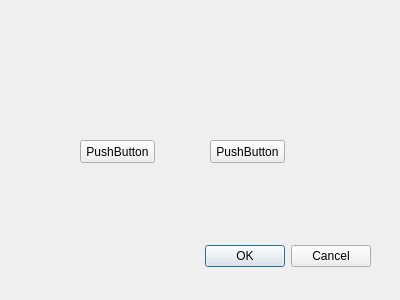
<?xml version="1.0" encoding="UTF-8"?>
<ui version="4.0">
 <class>Dialog</class>
 <widget class="QDialog" name="Dialog">
  <property name="geometry">
   <rect>
    <x>0</x>
    <y>0</y>
    <width>400</width>
    <height>300</height>
   </rect>
  </property>
  <property name="windowTitle">
   <string>Dialog</string>
  </property>
  <widget class="QDialogButtonBox" name="buttonBox">
   <property name="geometry">
    <rect>
     <x>30</x>
     <y>240</y>
     <width>341</width>
     <height>32</height>
    </rect>
   </property>
   <property name="orientation">
    <enum>Qt::Horizontal</enum>
   </property>
   <property name="standardButtons">
    <set>QDialogButtonBox::Cancel|QDialogButtonBox::Ok</set>
   </property>
  </widget>
  <widget class="QPushButton" name="pushButton">
   <property name="geometry">
    <rect>
     <x>80</x>
     <y>140</y>
     <width>75</width>
     <height>23</height>
    </rect>
   </property>
   <property name="text">
    <string>PushButton</string>
   </property>
  </widget>
  <widget class="QPushButton" name="pushButton_2">
   <property name="geometry">
    <rect>
     <x>210</x>
     <y>140</y>
     <width>75</width>
     <height>23</height>
    </rect>
   </property>
   <property name="text">
    <string>PushButton</string>
   </property>
  </widget>
 </widget>
 <resources/>
 <connections>
  <connection>
   <sender>buttonBox</sender>
   <signal>accepted()</signal>
   <receiver>Dialog</receiver>
   <slot>accept()</slot>
   <hints>
    <hint type="sourcelabel">
     <x>248</x>
     <y>254</y>
    </hint>
    <hint type="destinationlabel">
     <x>157</x>
     <y>274</y>
    </hint>
   </hints>
  </connection>
  <connection>
   <sender>buttonBox</sender>
   <signal>rejected()</signal>
   <receiver>Dialog</receiver>
   <slot>reject()</slot>
   <hints>
    <hint type="sourcelabel">
     <x>316</x>
     <y>260</y>
    </hint>
    <hint type="destinationlabel">
     <x>286</x>
     <y>274</y>
    </hint>
   </hints>
  </connection>
 </connections>
</ui>
